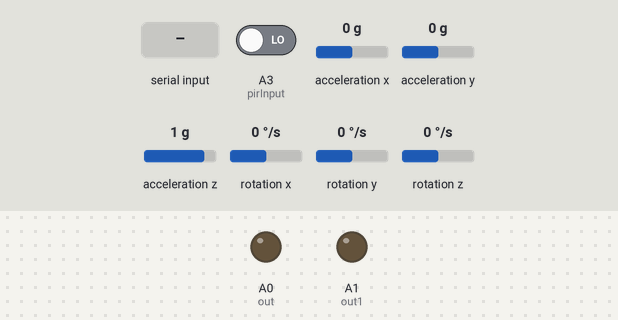
The sketch below on a simulated Arduino Uno, built with avr-gcc and run on an emulated ATmega328P. On the bench: output pins drawn as LEDs (lit = HIGH). Wiring (inferred from the names in the program): MPU-6050 motion sensor at I2C address 0x68. The inputs (shaded band) are chosen by the test bench; at power-on: A3 (pirInput) LOW, acceleration x 0 g, acceleration y 0 g, acceleration z 1 g, rotation x 0 °/s, rotation y 0 °/s, rotation z 0 °/s. What the sketch prints to the serial monitor is not drawn.

Above: at 1.9 s.
2.0 s: "on" received over Serial
At 3.7 s:
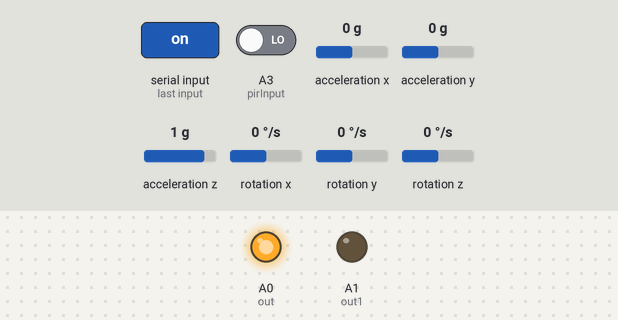
6.2 s: "1" received over Serial
At 7.8 s:
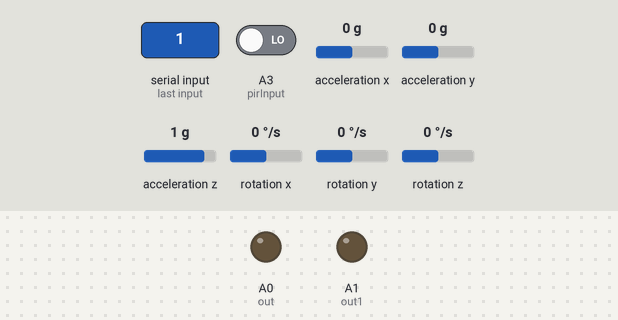
Timing chart, 0 to 9.3 s (numbered marks = the images above; inputs shaded):
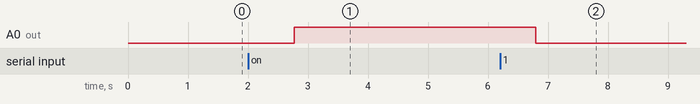

The sketch:

samp23.ino
```cpp
//arduino code, determines if PIR sensor is on, and if no acceleration (using MPU6050), then finVal= 1
//finVal is sent to connecting MIT App Inventor Code that can manually override signals by user using a button
//if button pressed, out is 0 and module turned off for 5 minutes, otherwise finVal=out
//out1 blinks lights in vehicle
//out 2 turns on sirens in vehicle

int pirInput = A3;
int accValue;
int accValue1;
int pirValue;
int finVal;
String t;
int out2;
int out = A0;
int out1=A1;
int OldAcX;
int OldAcY;
//_bluetooth.enable();
int state = LOW;

#include "I2Cdev.h"
#include "MPU6050.h"

#if I2CDEV_IMPLEMENTATION == I2CDEV_ARDUINO_WIRE
#include "Wire.h"
#endif

MPU6050 accelgyro;
const int MPU = 0x68; // I2C address of the MPU-6050
int16_t AcX,AcY,AcZ,Tmp,GyX,GyY,GyZ;

#define OUTPUT_READABLE_ACCELGYRO


void setup() {

  Wire.begin();
 Wire.beginTransmission(MPU);
  Wire.write(0x6B);  // PWR_MGMT_1 register
  Wire.write(0);     // set to zero (wakes up the MPU-6050)
  //Wire.endTransmission(true);
  accelgyro.initialize();
  Serial.begin(9600);
  delay(750);
  pinMode(out, OUTPUT);
  pinMode(pirInput, INPUT);
  pinMode(out1,OUTPUT);
  digitalWrite(finVal, 0);
  digitalWrite(pirInput, LOW);
  digitalWrite(out2, 0);
  digitalWrite(out, LOW);
  digitalWrite(out1, LOW);
  digitalWrite(accValue, LOW);
  digitalWrite(accValue1, 0);
}

void loop() {

  Wire.beginTransmission(MPU);
  Wire.write(0x3B);  // starting with register 0x3B (ACCEL_XOUT_H)
  Wire.endTransmission(false);
  Wire.requestFrom(MPU,14,true);  // request a total of 14 registers
  AcX=Wire.read()<<8|Wire.read();  // 0x3B (ACCEL_XOUT_H) & 0x3C (ACCEL_XOUT_L)
  AcY=Wire.read()<<8|Wire.read();  // 0x3D (ACCEL_YOUT_H) & 0x3E (ACCEL_YOUT_L)

Serial.print("AcX = "); Serial.print(AcX-OldAcX);
  Serial.print(" | AcY = "); Serial.print(AcY-OldAcY);

//if motion is changing in any direction
  if (abs(AcX - OldAcX)>200|| abs(AcY - OldAcY)>200)
  {
    digitalWrite(accValue, LOW);
    digitalWrite(accValue1, 0);
    Serial.println(" Motion Detected");
  }
  else {
    digitalWrite(accValue, HIGH);
    digitalWrite(accValue1, 1);
    Serial.println(" No Motion Detected");
  }
      Serial.println(accValue1);

  //pirValue = digitalRead(pirInput);
  digitalWrite(pirValue, (digitalRead(pirInput)));
  if(pirValue==HIGH){
  Serial.println("pir HIGH");
  }
  else{
    Serial.println("pir LOW");
  }
  if ( accValue1>0 && pirValue==HIGH)
  {
   digitalWrite(finVal, 1);
    Serial.println("Threat Detected");
  }
  else {
    digitalWrite(finVal, 0);
    Serial.println("No Threat Detected");
  }

while(Serial.available()){
t+=(char)Serial.read();
}
  //turns alarm on/off
  if(t=="on"){
  digitalWrite(out, HIGH);
  digitalWrite(out2, 1);
  delay(1000);
  }

  else {
    digitalWrite(out, LOW);
    digitalWrite(out2, 0);
    delay(1000);
  }


  if (out2 >0) //blinks led on external breadboard
  {
    digitalWrite(out1, HIGH);
    delay(1000);
    digitalWrite(out1, LOW);
    delay(1000);
  }
  //new accValues
  OldAcX = AcX;
  OldAcY = AcY;
}
```

Measured:
- after the input at 2.0 s, A0 (out): LOW → HIGH after 0.77 s
- after the input at 6.2 s, A0 (out): HIGH → LOW after 0.60 s
